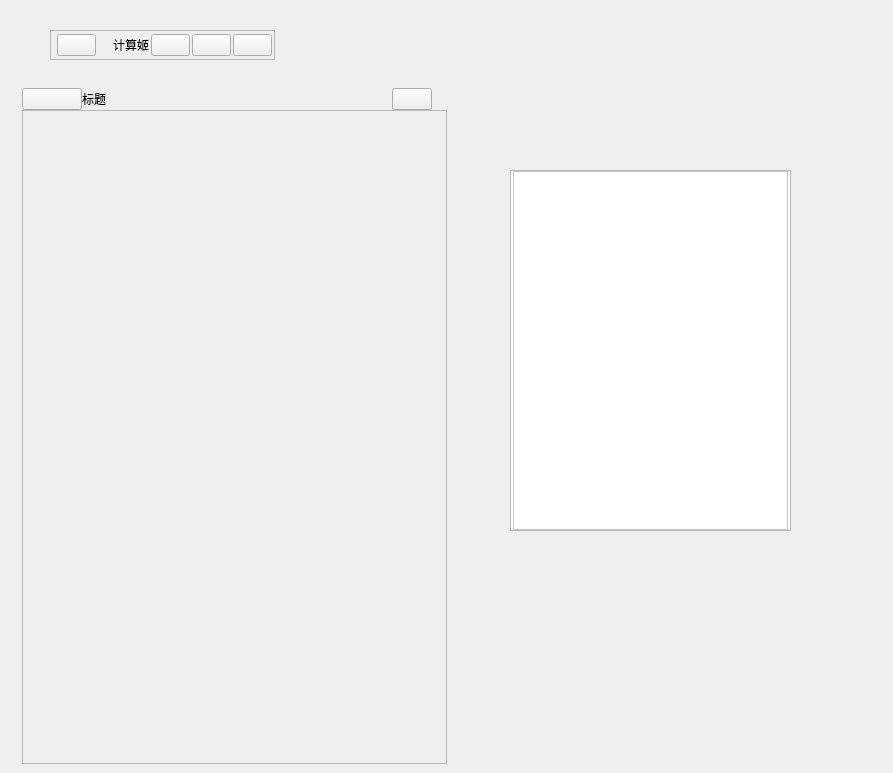
<?xml version="1.0" encoding="UTF-8"?>
<ui version="4.0">
 <class>MainWin</class>
 <widget class="QWidget" name="MainWin">
  <property name="geometry">
   <rect>
    <x>0</x>
    <y>0</y>
    <width>893</width>
    <height>773</height>
   </rect>
  </property>
  <property name="windowTitle">
   <string>MainWin</string>
  </property>
  <widget class="QStackedWidget" name="swdg_sub">
   <property name="geometry">
    <rect>
     <x>510</x>
     <y>170</y>
     <width>281</width>
     <height>361</height>
    </rect>
   </property>
   <property name="sizePolicy">
    <sizepolicy hsizetype="Preferred" vsizetype="Preferred">
     <horstretch>0</horstretch>
     <verstretch>0</verstretch>
    </sizepolicy>
   </property>
   <property name="maximumSize">
    <size>
     <width>16777215</width>
     <height>16777215</height>
    </size>
   </property>
   <property name="styleSheet">
    <string notr="true"/>
   </property>
   <property name="frameShape">
    <enum>QFrame::StyledPanel</enum>
   </property>
   <property name="frameShadow">
    <enum>QFrame::Raised</enum>
   </property>
   <property name="lineWidth">
    <number>2</number>
   </property>
   <widget class="QWidget" name="page_sub1">
    <property name="styleSheet">
     <string notr="true">background:#FFF;</string>
    </property>
    <layout class="QVBoxLayout" name="verticalLayout_9">
     <property name="spacing">
      <number>0</number>
     </property>
     <property name="leftMargin">
      <number>2</number>
     </property>
     <property name="topMargin">
      <number>0</number>
     </property>
     <property name="rightMargin">
      <number>2</number>
     </property>
     <property name="bottomMargin">
      <number>0</number>
     </property>
     <item>
      <widget class="PageHistory" name="pHistory">
       <property name="sizePolicy">
        <sizepolicy hsizetype="Preferred" vsizetype="Preferred">
         <horstretch>0</horstretch>
         <verstretch>0</verstretch>
        </sizepolicy>
       </property>
       <property name="frameShape">
        <enum>QFrame::StyledPanel</enum>
       </property>
       <property name="frameShadow">
        <enum>QFrame::Raised</enum>
       </property>
      </widget>
     </item>
    </layout>
   </widget>
  </widget>
  <widget class="QWidget" name="wdg_main" native="true">
   <property name="geometry">
    <rect>
     <x>20</x>
     <y>80</y>
     <width>429</width>
     <height>684</height>
    </rect>
   </property>
   <property name="sizePolicy">
    <sizepolicy hsizetype="Expanding" vsizetype="Preferred">
     <horstretch>0</horstretch>
     <verstretch>0</verstretch>
    </sizepolicy>
   </property>
   <layout class="QVBoxLayout" name="verticalLayout_2">
    <property name="spacing">
     <number>0</number>
    </property>
    <property name="leftMargin">
     <number>2</number>
    </property>
    <property name="topMargin">
     <number>8</number>
    </property>
    <property name="rightMargin">
     <number>2</number>
    </property>
    <property name="bottomMargin">
     <number>0</number>
    </property>
    <item>
     <layout class="QHBoxLayout" name="horizontalLayout">
      <item>
       <widget class="QPushButton" name="btn_popMune">
        <property name="minimumSize">
         <size>
          <width>60</width>
          <height>0</height>
         </size>
        </property>
        <property name="text">
         <string/>
        </property>
        <property name="icon">
         <iconset>
          <selectedon>:/res/icon/menu.png</selectedon>
         </iconset>
        </property>
        <property name="autoDefault">
         <bool>false</bool>
        </property>
       </widget>
      </item>
      <item>
       <widget class="QLabel" name="lbl_title">
        <property name="text">
         <string>标题</string>
        </property>
       </widget>
      </item>
      <item>
       <spacer name="horizontalSpacer">
        <property name="orientation">
         <enum>Qt::Horizontal</enum>
        </property>
        <property name="sizeHint" stdset="0">
         <size>
          <width>40</width>
          <height>20</height>
         </size>
        </property>
       </spacer>
      </item>
      <item>
       <widget class="QPushButton" name="btn_tool">
        <property name="text">
         <string/>
        </property>
        <property name="icon">
         <iconset>
          <selectedon>:/res/icon/history.png</selectedon>
         </iconset>
        </property>
        <property name="iconSize">
         <size>
          <width>25</width>
          <height>25</height>
         </size>
        </property>
       </widget>
      </item>
      <item>
       <spacer name="horizontalSpacer_2">
        <property name="orientation">
         <enum>Qt::Horizontal</enum>
        </property>
        <property name="sizeType">
         <enum>QSizePolicy::Minimum</enum>
        </property>
        <property name="sizeHint" stdset="0">
         <size>
          <width>15</width>
          <height>20</height>
         </size>
        </property>
       </spacer>
      </item>
     </layout>
    </item>
    <item>
     <widget class="QStackedWidget" name="swdg_main">
      <property name="sizePolicy">
       <sizepolicy hsizetype="Expanding" vsizetype="Expanding">
        <horstretch>0</horstretch>
        <verstretch>0</verstretch>
       </sizepolicy>
      </property>
      <property name="minimumSize">
       <size>
        <width>0</width>
        <height>0</height>
       </size>
      </property>
      <property name="styleSheet">
       <string notr="true"/>
      </property>
      <property name="currentIndex">
       <number>5</number>
      </property>
      <widget class="QWidget" name="page_main0">
       <property name="styleSheet">
        <string notr="true"/>
       </property>
       <layout class="QVBoxLayout" name="verticalLayout_4">
        <property name="spacing">
         <number>0</number>
        </property>
        <property name="sizeConstraint">
         <enum>QLayout::SetMaximumSize</enum>
        </property>
        <property name="leftMargin">
         <number>0</number>
        </property>
        <property name="topMargin">
         <number>0</number>
        </property>
        <property name="rightMargin">
         <number>0</number>
        </property>
        <property name="bottomMargin">
         <number>0</number>
        </property>
        <item>
         <widget class="PageStandard" name="pStandard" native="true">
          <property name="maximumSize">
           <size>
            <width>16777215</width>
            <height>16777215</height>
           </size>
          </property>
         </widget>
        </item>
       </layout>
      </widget>
      <widget class="QWidget" name="page_main1">
       <property name="minimumSize">
        <size>
         <width>425</width>
         <height>690</height>
        </size>
       </property>
       <property name="maximumSize">
        <size>
         <width>425</width>
         <height>690</height>
        </size>
       </property>
       <layout class="QVBoxLayout" name="verticalLayout_3">
        <property name="spacing">
         <number>0</number>
        </property>
        <property name="sizeConstraint">
         <enum>QLayout::SetMaximumSize</enum>
        </property>
        <property name="leftMargin">
         <number>0</number>
        </property>
        <property name="topMargin">
         <number>0</number>
        </property>
        <property name="rightMargin">
         <number>0</number>
        </property>
        <property name="bottomMargin">
         <number>0</number>
        </property>
        <item>
         <widget class="PageScience" name="pScience">
          <property name="frameShape">
           <enum>QFrame::StyledPanel</enum>
          </property>
          <property name="frameShadow">
           <enum>QFrame::Raised</enum>
          </property>
         </widget>
        </item>
       </layout>
      </widget>
      <widget class="QWidget" name="page_main2">
       <layout class="QVBoxLayout" name="verticalLayout_5">
        <property name="spacing">
         <number>0</number>
        </property>
        <property name="leftMargin">
         <number>0</number>
        </property>
        <property name="topMargin">
         <number>0</number>
        </property>
        <property name="rightMargin">
         <number>0</number>
        </property>
        <property name="bottomMargin">
         <number>0</number>
        </property>
        <item>
         <widget class="PageProgram" name="pProgram">
          <property name="frameShape">
           <enum>QFrame::StyledPanel</enum>
          </property>
          <property name="frameShadow">
           <enum>QFrame::Raised</enum>
          </property>
         </widget>
        </item>
       </layout>
      </widget>
      <widget class="QWidget" name="page_main3">
       <layout class="QVBoxLayout" name="verticalLayout_6">
        <property name="spacing">
         <number>0</number>
        </property>
        <property name="leftMargin">
         <number>0</number>
        </property>
        <property name="topMargin">
         <number>0</number>
        </property>
        <property name="rightMargin">
         <number>0</number>
        </property>
        <property name="bottomMargin">
         <number>0</number>
        </property>
        <item>
         <widget class="PageFuncPlot" name="pFuntPlot">
          <property name="frameShape">
           <enum>QFrame::StyledPanel</enum>
          </property>
          <property name="frameShadow">
           <enum>QFrame::Raised</enum>
          </property>
         </widget>
        </item>
       </layout>
      </widget>
      <widget class="QWidget" name="page_main4">
       <layout class="QVBoxLayout" name="verticalLayout_7">
        <property name="spacing">
         <number>0</number>
        </property>
        <property name="leftMargin">
         <number>0</number>
        </property>
        <property name="topMargin">
         <number>0</number>
        </property>
        <property name="rightMargin">
         <number>0</number>
        </property>
        <property name="bottomMargin">
         <number>0</number>
        </property>
        <item>
         <widget class="PageDate" name="pData">
          <property name="frameShape">
           <enum>QFrame::StyledPanel</enum>
          </property>
          <property name="frameShadow">
           <enum>QFrame::Raised</enum>
          </property>
         </widget>
        </item>
       </layout>
      </widget>
      <widget class="QWidget" name="page_main5">
       <layout class="QVBoxLayout" name="verticalLayout_8">
        <property name="spacing">
         <number>0</number>
        </property>
        <property name="leftMargin">
         <number>0</number>
        </property>
        <property name="topMargin">
         <number>0</number>
        </property>
        <property name="rightMargin">
         <number>0</number>
        </property>
        <property name="bottomMargin">
         <number>0</number>
        </property>
        <item>
         <widget class="PageRelation" name="pRelation">
          <property name="frameShape">
           <enum>QFrame::StyledPanel</enum>
          </property>
          <property name="frameShadow">
           <enum>QFrame::Raised</enum>
          </property>
         </widget>
        </item>
       </layout>
      </widget>
     </widget>
    </item>
   </layout>
  </widget>
  <widget class="QFrame" name="win_title">
   <property name="geometry">
    <rect>
     <x>50</x>
     <y>30</y>
     <width>225</width>
     <height>30</height>
    </rect>
   </property>
   <property name="frameShape">
    <enum>QFrame::StyledPanel</enum>
   </property>
   <property name="frameShadow">
    <enum>QFrame::Raised</enum>
   </property>
   <layout class="QHBoxLayout" name="horizontalLayout_2">
    <property name="spacing">
     <number>2</number>
    </property>
    <property name="leftMargin">
     <number>6</number>
    </property>
    <property name="topMargin">
     <number>2</number>
    </property>
    <property name="rightMargin">
     <number>2</number>
    </property>
    <property name="bottomMargin">
     <number>2</number>
    </property>
    <item>
     <widget class="QPushButton" name="btn_icon">
      <property name="text">
       <string/>
      </property>
      <property name="icon">
       <iconset>
        <selectedon>:/res/icon/calcu.png</selectedon>
       </iconset>
      </property>
     </widget>
    </item>
    <item>
     <spacer name="horizontalSpacer_4">
      <property name="orientation">
       <enum>Qt::Horizontal</enum>
      </property>
      <property name="sizeType">
       <enum>QSizePolicy::Minimum</enum>
      </property>
      <property name="sizeHint" stdset="0">
       <size>
        <width>15</width>
        <height>20</height>
       </size>
      </property>
     </spacer>
    </item>
    <item>
     <widget class="QLabel" name="lbl_wtitle">
      <property name="text">
       <string>计算姬</string>
      </property>
     </widget>
    </item>
    <item>
     <spacer name="horizontalSpacer_3">
      <property name="orientation">
       <enum>Qt::Horizontal</enum>
      </property>
      <property name="sizeHint" stdset="0">
       <size>
        <width>40</width>
        <height>20</height>
       </size>
      </property>
     </spacer>
    </item>
    <item>
     <widget class="QPushButton" name="btn_minsize">
      <property name="text">
       <string/>
      </property>
      <property name="icon">
       <iconset>
        <selectedon>:/res/icon/min.png</selectedon>
       </iconset>
      </property>
     </widget>
    </item>
    <item>
     <widget class="QPushButton" name="btn_maxsize">
      <property name="text">
       <string/>
      </property>
      <property name="icon">
       <iconset>
        <selectedon>:/res/icon/max.png</selectedon>
       </iconset>
      </property>
     </widget>
    </item>
    <item>
     <widget class="QPushButton" name="btn_close">
      <property name="text">
       <string/>
      </property>
      <property name="icon">
       <iconset>
        <selectedoff>:/res/icon/close.png</selectedoff>
       </iconset>
      </property>
     </widget>
    </item>
   </layout>
  </widget>
 </widget>
 <customwidgets>
  <customwidget>
   <class>PageStandard</class>
   <extends>QWidget</extends>
   <header>PageStandard/PageStandard.h</header>
   <container>1</container>
  </customwidget>
  <customwidget>
   <class>PageDate</class>
   <extends>QFrame</extends>
   <header>PageDate/PageDate.h</header>
   <container>1</container>
  </customwidget>
  <customwidget>
   <class>PageScience</class>
   <extends>QFrame</extends>
   <header>PageScience/PageScience.h</header>
   <container>1</container>
  </customwidget>
  <customwidget>
   <class>PageProgram</class>
   <extends>QFrame</extends>
   <header>PageProgram/PageProgram.h</header>
   <container>1</container>
  </customwidget>
  <customwidget>
   <class>PageRelation</class>
   <extends>QFrame</extends>
   <header>PageRelation/PageRelation.h</header>
   <container>1</container>
  </customwidget>
  <customwidget>
   <class>PageFuncPlot</class>
   <extends>QFrame</extends>
   <header>PageFuncPlot/PageFuncPlot.h</header>
   <container>1</container>
  </customwidget>
  <customwidget>
   <class>PageHistory</class>
   <extends>QFrame</extends>
   <header>PageHistory/PageHistory.h</header>
   <container>1</container>
  </customwidget>
 </customwidgets>
 <resources>
  <include location="../res.qrc"/>
 </resources>
 <connections/>
</ui>
